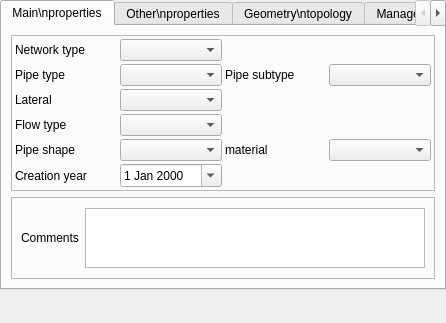
<?xml version="1.0" encoding="UTF-8"?>
<ui version="4.0">
 <class>Form_base3_ud</class>
 <widget class="QWidget" name="Form_base3_ud">
  <property name="geometry">
   <rect>
    <x>0</x>
    <y>0</y>
    <width>446</width>
    <height>323</height>
   </rect>
  </property>
  <property name="windowTitle">
   <string>Form</string>
  </property>
  <layout class="QVBoxLayout" name="verticalLayout" stretch="0,10">
   <property name="spacing">
    <number>3</number>
   </property>
   <property name="leftMargin">
    <number>0</number>
   </property>
   <property name="topMargin">
    <number>0</number>
   </property>
   <property name="rightMargin">
    <number>0</number>
   </property>
   <property name="bottomMargin">
    <number>0</number>
   </property>
   <item>
    <widget class="QTabWidget" name="tabWidget">
     <property name="currentIndex">
      <number>0</number>
     </property>
     <widget class="QWidget" name="tab">
      <attribute name="title">
       <string>Main\nproperties</string>
      </attribute>
      <layout class="QVBoxLayout" name="verticalLayout_2">
       <item>
        <widget class="QFrame" name="frame_2">
         <property name="frameShape">
          <enum>QFrame::StyledPanel</enum>
         </property>
         <property name="frameShadow">
          <enum>QFrame::Raised</enum>
         </property>
         <layout class="QGridLayout" name="gridLayout">
          <property name="leftMargin">
           <number>3</number>
          </property>
          <property name="topMargin">
           <number>3</number>
          </property>
          <property name="rightMargin">
           <number>3</number>
          </property>
          <property name="bottomMargin">
           <number>3</number>
          </property>
          <property name="spacing">
           <number>3</number>
          </property>
          <item row="2" column="0">
           <widget class="QLabel" name="label_11">
            <property name="text">
             <string>Lateral</string>
            </property>
            <property name="wordWrap">
             <bool>true</bool>
            </property>
           </widget>
          </item>
          <item row="3" column="0">
           <widget class="QLabel" name="label_12">
            <property name="text">
             <string>Flow type</string>
            </property>
            <property name="wordWrap">
             <bool>true</bool>
            </property>
           </widget>
          </item>
          <item row="3" column="1">
           <widget class="QComboBox" name="comboBox_typeecoul"/>
          </item>
          <item row="6" column="1">
           <widget class="QDateEdit" name="dateEdit_anneepose">
            <property name="calendarPopup">
             <bool>true</bool>
            </property>
           </widget>
          </item>
          <item row="4" column="1">
           <widget class="QComboBox" name="comboBox_formecana"/>
          </item>
          <item row="2" column="1">
           <widget class="QComboBox" name="comboBox_branch"/>
          </item>
          <item row="0" column="0">
           <widget class="QLabel" name="label_4">
            <property name="text">
             <string>Network type</string>
            </property>
            <property name="wordWrap">
             <bool>true</bool>
            </property>
           </widget>
          </item>
          <item row="4" column="0">
           <widget class="QLabel" name="label_13">
            <property name="text">
             <string>Pipe shape</string>
            </property>
            <property name="wordWrap">
             <bool>true</bool>
            </property>
           </widget>
          </item>
          <item row="6" column="0">
           <widget class="QLabel" name="label_16">
            <property name="text">
             <string>Creation year</string>
            </property>
            <property name="wordWrap">
             <bool>true</bool>
            </property>
           </widget>
          </item>
          <item row="0" column="1">
           <widget class="QComboBox" name="comboBox_typeReseau"/>
          </item>
          <item row="1" column="0">
           <widget class="QLabel" name="label_6">
            <property name="text">
             <string>Pipe type</string>
            </property>
            <property name="wordWrap">
             <bool>true</bool>
            </property>
           </widget>
          </item>
          <item row="1" column="1">
           <widget class="QComboBox" name="comboBox_pipetype"/>
          </item>
          <item row="1" column="2">
           <widget class="QLabel" name="label_10">
            <property name="text">
             <string>Pipe subtype</string>
            </property>
            <property name="wordWrap">
             <bool>true</bool>
            </property>
           </widget>
          </item>
          <item row="1" column="3">
           <widget class="QComboBox" name="comboBox_pipesubtype"/>
          </item>
          <item row="4" column="2">
           <widget class="QLabel" name="label">
            <property name="text">
             <string>material</string>
            </property>
            <property name="wordWrap">
             <bool>true</bool>
            </property>
           </widget>
          </item>
          <item row="4" column="3">
           <widget class="QComboBox" name="comboBox_materiau">
            <property name="maxVisibleItems">
             <number>50</number>
            </property>
           </widget>
          </item>
         </layout>
        </widget>
       </item>
       <item>
        <widget class="QFrame" name="frame_5">
         <property name="frameShape">
          <enum>QFrame::StyledPanel</enum>
         </property>
         <property name="frameShadow">
          <enum>QFrame::Raised</enum>
         </property>
         <layout class="QGridLayout" name="gridLayout_5">
          <item row="0" column="0">
           <widget class="QLabel" name="label_15">
            <property name="text">
             <string>Comments</string>
            </property>
           </widget>
          </item>
          <item row="0" column="1">
           <widget class="QTextBrowser" name="comment">
            <property name="maximumSize">
             <size>
              <width>16777215</width>
              <height>60</height>
             </size>
            </property>
            <property name="readOnly">
             <bool>false</bool>
            </property>
           </widget>
          </item>
         </layout>
        </widget>
       </item>
      </layout>
     </widget>
     <widget class="QWidget" name="tab_2">
      <attribute name="title">
       <string>Other\nproperties</string>
      </attribute>
      <layout class="QVBoxLayout" name="verticalLayout_5">
       <item>
        <widget class="QGroupBox" name="groupBox">
         <property name="title">
          <string>Flow condition</string>
         </property>
         <layout class="QGridLayout" name="gridLayout_3">
          <item row="0" column="3">
           <widget class="QComboBox" name="comboBox_outletflowcondition"/>
          </item>
          <item row="0" column="2">
           <widget class="QLabel" name="label_7">
            <property name="text">
             <string>Outlet flow condition</string>
            </property>
           </widget>
          </item>
          <item row="0" column="0">
           <widget class="QLabel" name="label_5">
            <property name="text">
             <string>Inlet flow condition</string>
            </property>
           </widget>
          </item>
          <item row="0" column="1">
           <widget class="QComboBox" name="comboBox_inletflowcondition"/>
          </item>
          <item row="1" column="0">
           <widget class="QLabel" name="label_18">
            <property name="text">
             <string>Edge function</string>
            </property>
           </widget>
          </item>
          <item row="1" column="1">
           <widget class="QComboBox" name="comboBox_systemfunction"/>
          </item>
         </layout>
        </widget>
       </item>
       <item>
        <spacer name="verticalSpacer_4">
         <property name="orientation">
          <enum>Qt::Vertical</enum>
         </property>
         <property name="sizeHint" stdset="0">
          <size>
           <width>20</width>
           <height>40</height>
          </size>
         </property>
        </spacer>
       </item>
      </layout>
     </widget>
     <widget class="QWidget" name="tab_3">
      <attribute name="title">
       <string>Geometry\ntopology</string>
      </attribute>
      <layout class="QVBoxLayout" name="verticalLayout_3">
       <item>
        <widget class="QFrame" name="frame_edgetonode">
         <property name="frameShape">
          <enum>QFrame::StyledPanel</enum>
         </property>
         <property name="frameShadow">
          <enum>QFrame::Raised</enum>
         </property>
         <layout class="QVBoxLayout" name="verticalLayout_4">
          <property name="spacing">
           <number>3</number>
          </property>
          <property name="leftMargin">
           <number>0</number>
          </property>
          <property name="topMargin">
           <number>3</number>
          </property>
          <property name="rightMargin">
           <number>0</number>
          </property>
          <property name="bottomMargin">
           <number>3</number>
          </property>
         </layout>
        </widget>
       </item>
       <item>
        <widget class="QFrame" name="frame">
         <property name="frameShape">
          <enum>QFrame::StyledPanel</enum>
         </property>
         <property name="frameShadow">
          <enum>QFrame::Raised</enum>
         </property>
         <layout class="QGridLayout" name="gridLayout_6">
          <property name="leftMargin">
           <number>0</number>
          </property>
          <property name="topMargin">
           <number>0</number>
          </property>
          <property name="rightMargin">
           <number>0</number>
          </property>
          <property name="bottomMargin">
           <number>0</number>
          </property>
          <item row="0" column="0">
           <widget class="QLabel" name="label_8">
            <property name="text">
             <string>Depth</string>
            </property>
           </widget>
          </item>
          <item row="0" column="1">
           <widget class="QDoubleSpinBox" name="doubleSpinBox_profamont">
            <property name="minimum">
             <double>-1.000000000000000</double>
            </property>
           </widget>
          </item>
          <item row="0" column="2">
           <widget class="QToolButton" name="toolButton_prof_amont">
            <property name="text">
             <string>...</string>
            </property>
            <property name="icon">
             <iconset>
              <normaloff>:/plugins/Lamia/icons/numpad.png</normaloff>:/plugins/Lamia/icons/numpad.png</iconset>
            </property>
           </widget>
          </item>
          <item row="0" column="3">
           <widget class="QDoubleSpinBox" name="doubleSpinBox_profaval">
            <property name="minimum">
             <double>-1.000000000000000</double>
            </property>
           </widget>
          </item>
          <item row="0" column="4">
           <widget class="QToolButton" name="toolButton_prof_aval">
            <property name="text">
             <string>...</string>
            </property>
            <property name="icon">
             <iconset>
              <normaloff>:/plugins/Lamia/icons/numpad.png</normaloff>:/plugins/Lamia/icons/numpad.png</iconset>
            </property>
           </widget>
          </item>
         </layout>
        </widget>
       </item>
       <item>
        <widget class="QFrame" name="frame_4">
         <property name="frameShape">
          <enum>QFrame::StyledPanel</enum>
         </property>
         <property name="frameShadow">
          <enum>QFrame::Raised</enum>
         </property>
         <layout class="QGridLayout" name="gridLayout_4">
          <property name="leftMargin">
           <number>3</number>
          </property>
          <property name="topMargin">
           <number>3</number>
          </property>
          <property name="rightMargin">
           <number>3</number>
          </property>
          <property name="bottomMargin">
           <number>3</number>
          </property>
          <property name="spacing">
           <number>3</number>
          </property>
          <item row="1" column="0">
           <widget class="QLabel" name="label_3">
            <property name="text">
             <string>Height</string>
            </property>
           </widget>
          </item>
          <item row="0" column="0" colspan="2">
           <widget class="QLabel" name="label_2">
            <property name="text">
             <string>Nominal diameter / width</string>
            </property>
           </widget>
          </item>
          <item row="0" column="3" colspan="2">
           <widget class="QDoubleSpinBox" name="doubleSpinBox_diametreNominal">
            <property name="decimals">
             <number>3</number>
            </property>
            <property name="minimum">
             <double>-1.000000000000000</double>
            </property>
            <property name="singleStep">
             <double>0.100000000000000</double>
            </property>
           </widget>
          </item>
          <item row="0" column="5">
           <widget class="QToolButton" name="toolButton_calc_diam">
            <property name="text">
             <string>...</string>
            </property>
            <property name="icon">
             <iconset>
              <normaloff>:/plugins/Lamia/icons/numpad.png</normaloff>:/plugins/Lamia/icons/numpad.png</iconset>
            </property>
            <property name="autoRaise">
             <bool>false</bool>
            </property>
            <property name="arrowType">
             <enum>Qt::NoArrow</enum>
            </property>
           </widget>
          </item>
          <item row="1" column="5">
           <widget class="QToolButton" name="toolButton_calc_haut">
            <property name="text">
             <string>...</string>
            </property>
            <property name="icon">
             <iconset>
              <normaloff>:/plugins/Lamia/icons/numpad.png</normaloff>:/plugins/Lamia/icons/numpad.png</iconset>
            </property>
           </widget>
          </item>
          <item row="1" column="3" colspan="2">
           <widget class="QDoubleSpinBox" name="doubleSpinBox_haut">
            <property name="decimals">
             <number>3</number>
            </property>
            <property name="minimum">
             <double>-1.000000000000000</double>
            </property>
            <property name="singleStep">
             <double>0.100000000000000</double>
            </property>
           </widget>
          </item>
         </layout>
        </widget>
       </item>
       <item>
        <spacer name="verticalSpacer_2">
         <property name="orientation">
          <enum>Qt::Vertical</enum>
         </property>
         <property name="sizeHint" stdset="0">
          <size>
           <width>20</width>
           <height>40</height>
          </size>
         </property>
        </spacer>
       </item>
      </layout>
     </widget>
     <widget class="QWidget" name="tab_4">
      <attribute name="title">
       <string>Management</string>
      </attribute>
      <layout class="QGridLayout" name="gridLayout_2">
       <item row="0" column="0">
        <widget class="QLabel" name="label_14">
         <property name="text">
          <string>Owner</string>
         </property>
        </widget>
       </item>
       <item row="0" column="1">
        <widget class="QFrame" name="frame_owner">
         <property name="frameShape">
          <enum>QFrame::StyledPanel</enum>
         </property>
         <property name="frameShadow">
          <enum>QFrame::Raised</enum>
         </property>
         <layout class="QVBoxLayout" name="verticalLayout_6"/>
        </widget>
       </item>
       <item row="1" column="0">
        <widget class="QLabel" name="label_17">
         <property name="text">
          <string>Operator</string>
         </property>
        </widget>
       </item>
       <item row="1" column="1">
        <widget class="QFrame" name="frame_operator">
         <property name="frameShape">
          <enum>QFrame::StyledPanel</enum>
         </property>
         <property name="frameShadow">
          <enum>QFrame::Raised</enum>
         </property>
         <layout class="QVBoxLayout" name="verticalLayout_7"/>
        </widget>
       </item>
       <item row="2" column="0">
        <spacer name="verticalSpacer_3">
         <property name="orientation">
          <enum>Qt::Vertical</enum>
         </property>
         <property name="sizeHint" stdset="0">
          <size>
           <width>265</width>
           <height>182</height>
          </size>
         </property>
        </spacer>
       </item>
      </layout>
     </widget>
    </widget>
   </item>
   <item>
    <spacer name="verticalSpacer">
     <property name="orientation">
      <enum>Qt::Vertical</enum>
     </property>
     <property name="sizeHint" stdset="0">
      <size>
       <width>20</width>
       <height>40</height>
      </size>
     </property>
    </spacer>
   </item>
  </layout>
 </widget>
 <resources>
  <include location="../../resources.qrc"/>
 </resources>
 <connections/>
</ui>
